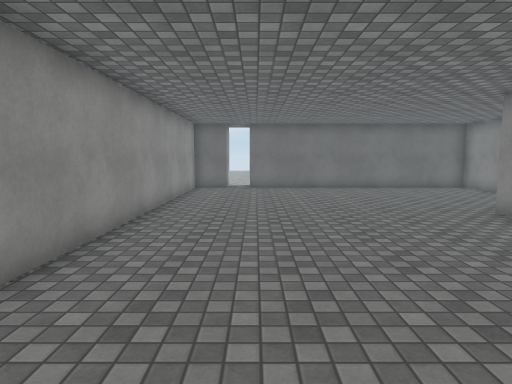
View 1 (above)

16 first-person views from a walk through a Unity game level. The camera is 1.5 m above the floor, tilts 6° down and sees 75° across. The floor is counted in squares, 1 m on a side. Each view is taken from the middle of a square. On the plan, view 1 faces up. The plan holds only what a view shows up to about 15 squares ahead; the rest is blank. The place goes on beyond the plan. The player character is not drawn. Surface patterns are stand-ins for the level's own textures.

View 2
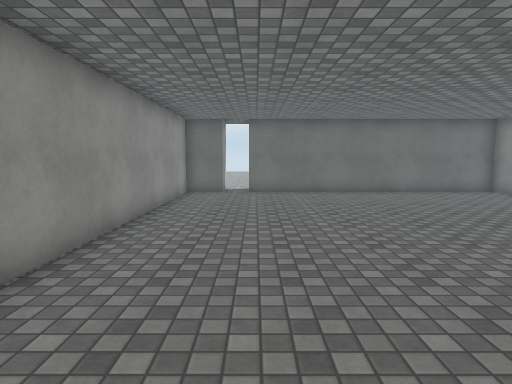

View 3
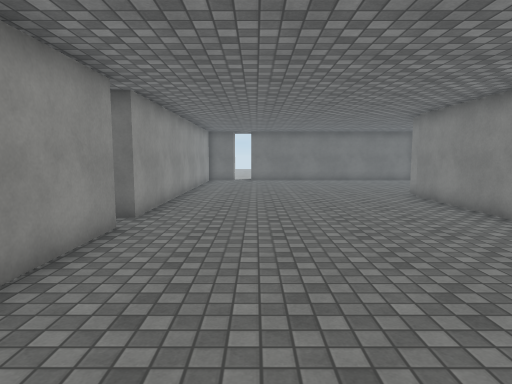

View 4
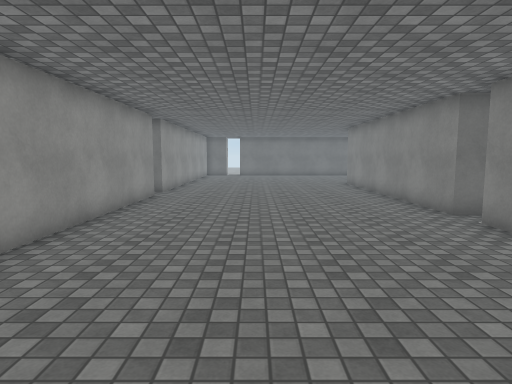

View 5
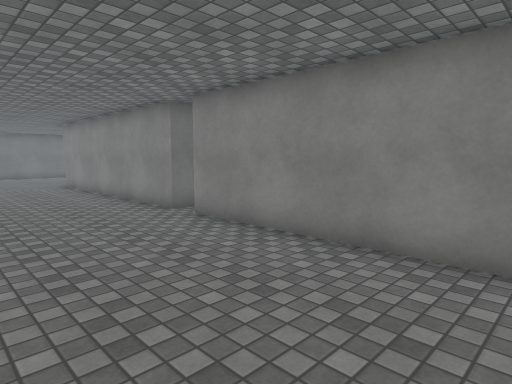

View 6
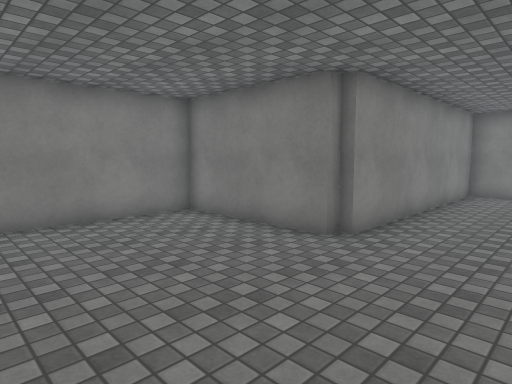

View 7
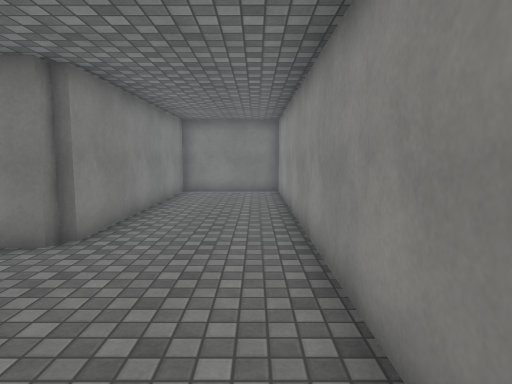

View 8
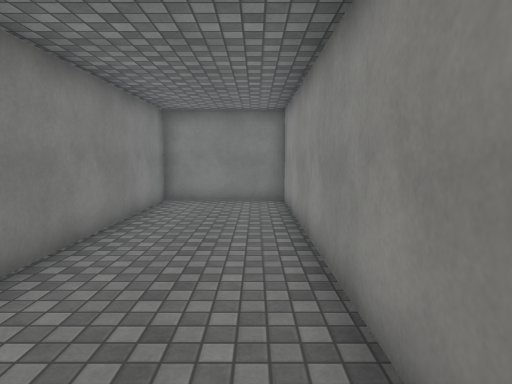

View 9
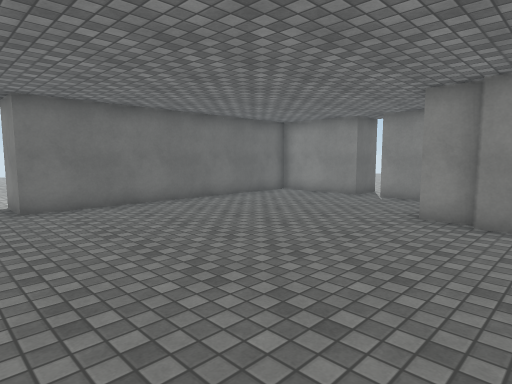

View 10
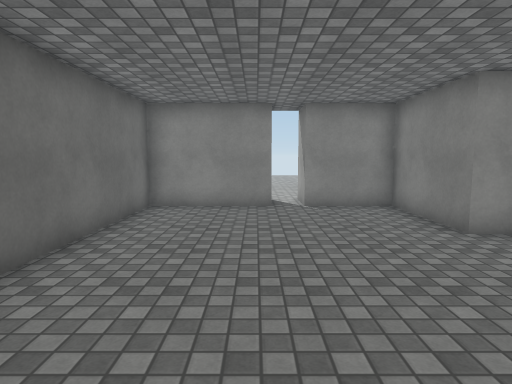

View 11
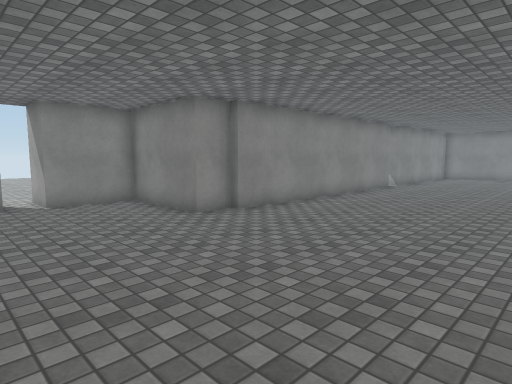

View 12
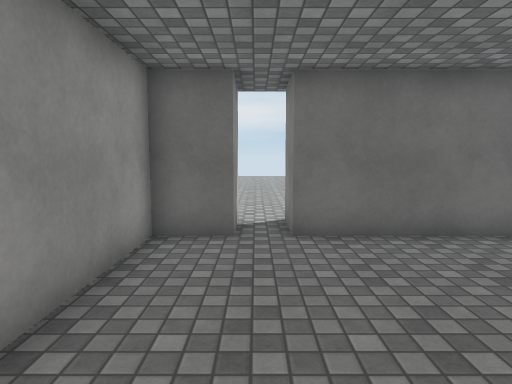

View 13
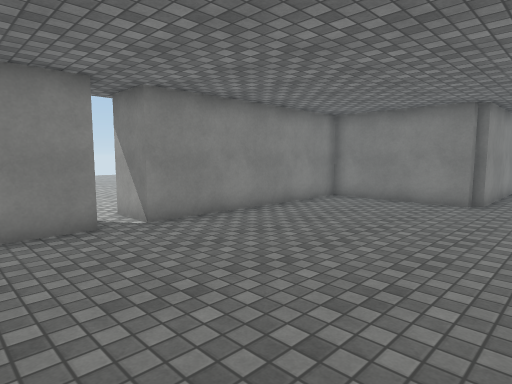

View 14
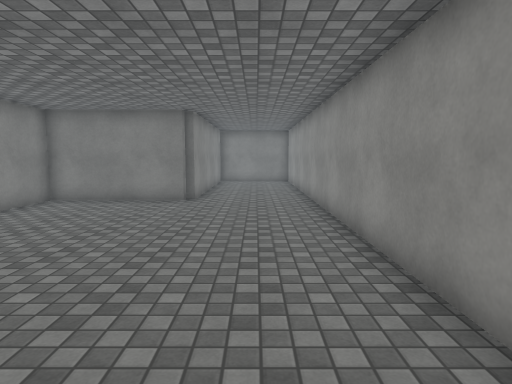

View 15
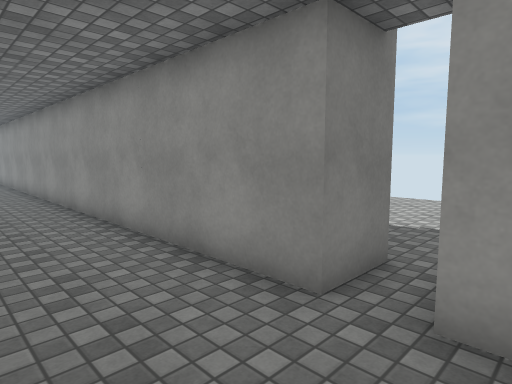

View 16
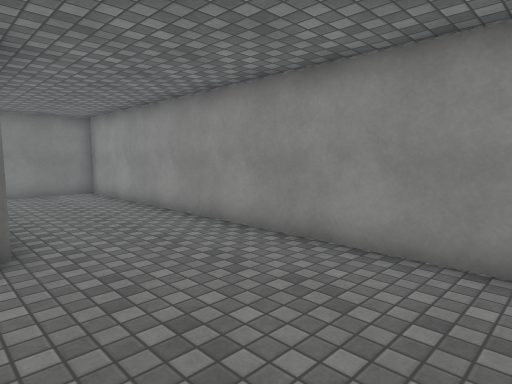

### Floor plan
Points are (right, up) in squares from view 1. A wall is a line through its corners. A room is listed if a view was taken in it or the views show most of it. See-through windows are left out.
Room 1 (views 1, 2, 3, 4, 5, 6, 7, 8, 9, 10, 11, 12, 13, 14, 15, 16)
walls: (-3, 2) (-3, -20.5) (1.2, -20.5) (1.2, -11.8); (6.9, -2.5) (6.1, -2.5) (6.1, 7.6) (6.4, 7.6) (6.4, 8.8) (10.1, 8.8) (10.1, 11.5) (11.9, 11.5); (1.5, -11.9) (1.5, -11.4) (6.1, -11.4) (6.1, -3.6) (7.9, -3.6); (11.9, 12.5) (10.1, 12.5) (10.1, 16.3) (-0.3, 16.3) (-0.3, 18); (-1.4, 18) (-1.4, 16.3) (-3, 16.3) (-3, 3.2)
ways out: opening at (-1, 19); opening at (8, -3); opening at (12, 12)

Where each view was taken, in squares from view 1:
view 1: 0 up, 0 right, facing up
view 2: 2 up, 0 right, facing up
view 3: 5 down, 0 right, facing up
view 4: 11 down, 1 right, facing up
view 5: 11 down, 1 right, facing up-right
view 6: 6 down, 2 left, facing down-right
view 7: 6 down, 2 left, facing down
view 8: 9 down, 2 left, facing down
view 9: 6 up, 2 left, facing up-right
view 10: 13 up, 0 right, facing right
view 11: 14 up, 1 left, facing down-right
view 12: 10 up, 1 left, facing up
view 13: 0 up, 1 left, facing down-right
view 14: 0 up, 1 left, facing down
view 15: 4 up, 0 right, facing down-left
view 16: 6 down, 2 right, facing down-left
